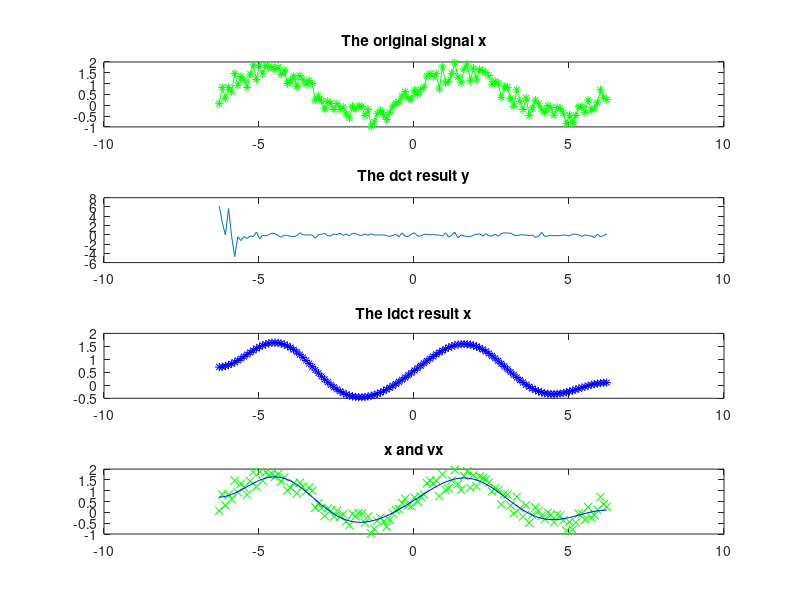

Here is the MATLAB script that generated this plot: (Note: this script raises an error after producing the figure.)
function demo_dct_idct_transformation
% A demo to show how to call matlab dct and idct function.
% fyf

close all;
clc;

%% Create a 1D sine signal
t = -2*pi:0.1:2*pi;
x = sin(t);  %clean
x = x + rand(size(x));

figure; 
subplot(4,1,1), plot(t, x,'g-*');
title('The original signal x');

%% Call 1D DCT
y = dct(x);
subplot(4,1,2), plot(t, y);
title('The dct result y');
% % Call fixed length dct
% ty = dct(x, 8);
% figure, plot(ty);

%% Call 1D IDCT
y(10:end) = 0;

vx = idct(y);
subplot(4,1,3), plot(t,vx, 'b-*');
title('The idct result x');


% subplot(4,1,4), plot(t, x,'g*'), hold on; 
% plot(t,vx, 'b-');
subplot(4,1,4),plot(t,x,'gx', t, vx, 'b-');
title('x and vx');

%% Call 2D dct and idct
orgImg = imread('test.jpg');
figure, subplot(2,2,1), imshow(orgImg);
title('The original image');
%add noise
noiseImg = imnoise(orgImg, 'salt & pepper', 0.05);
imwrite(noiseImg, 'noiseImage.jpg');

noiseImg = imread('noiseImage.jpg');
subplot(2,2,2), imshow(noiseImg);
title('The noise image');

% % noise = noiseImg - orgImg;
% % nB = dct2(rgb2gray(noise));
% % oB = dct2(rgb2gray(orgImg));

theta = 100;  %a threshold value
[h, w, c] = size(noiseImg);
%r-channel
B1 = dct2(noiseImg(:,:,1));
B1 = remove_less_important_entry(B1, theta);
reImg1 = idct2(B1);

%g-channel
B2 = dct2(noiseImg(:,:,2));
B2 = remove_less_important_entry(B2, theta);
reImg2 = idct2(B2);
%b-channel

B3 = dct2(noiseImg(:,:,3));
B3 = remove_less_important_entry(B3, theta);
reImg3 = idct2(B3);

recoveredImg = cat(3, mat2gray(reImg1), mat2gray(reImg2), mat2gray(reImg3));
% recoveredImg(:,:,1) = uint8(reImg1);
% recoveredImg(:,:,2) = uint8(reImg2);
% recoveredImg(:,:,3) = uint8(reImg3);
subplot(2,2,3), imshow(recoveredImg);
title('The recovered image via dct');


% grayOrgImg = rgb2gray(noiseImg);
% B = dct2(grayOrgImg);
% B = remove_less_important_entry(B, theta);
% reImg = idct2(B);
% subplot(2,2,4), imshow(mat2gray(reImg));

% pause();

% %% medfilt
B1 = medfilt2(noiseImg(:,:,1));
B2 = medfilt2(noiseImg(:,:,2));
B3 = medfilt2(noiseImg(:,:,3));

medReImg = cat(3, B1, B2, B3);
% figure, imshow(medReImg);
subplot(2,2,4), imshow(medReImg);
title('The recovered image via medfilt');

end


function rB = remove_less_important_entry(B, N)

[H, W] = size(B);

%copy
rB = B;

rB(N+1:end,:) = 0;
rB(:,N+1:end) = 0;

for i = 1:N
    for j = 1:N
       if (j > N-i)
           rB(i,j) = 0;
       end
    end
end

end
